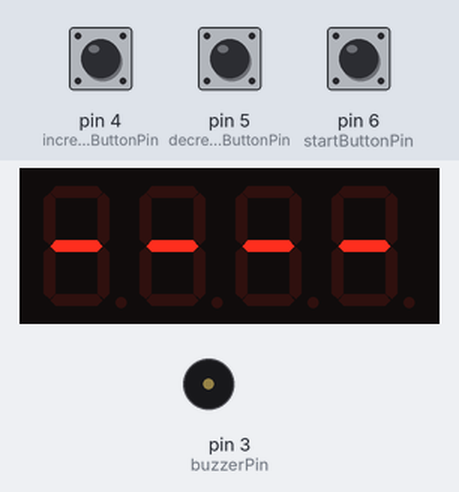
Bench run of a sketch on a simulated Arduino Uno, built with avr-gcc and run on an emulated ATmega328P. Parts: 4-digit seven-segment display, buzzer (waves = sounding, pin HIGH). Inputs (shaded band) come from the test bench; at power-on: pin 4 (incrementButtonPin) HIGH, pin 6 (startButtonPin) HIGH, pin 5 (decrementButtonPin) HIGH.

Above: at 1.2 s.
1.3 s: pin 4 (incrementButtonPin) pulled LOW for 0.15 s
At 2.7 s:
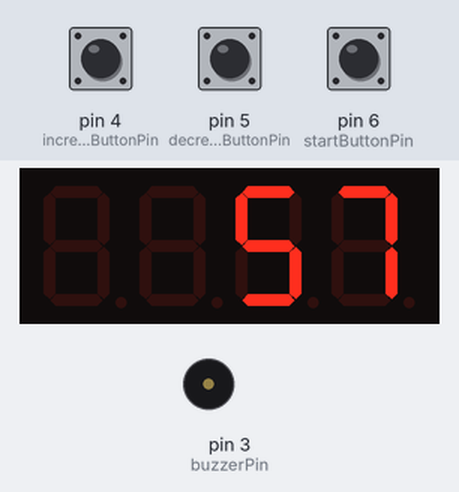
4.4 s: pin 6 (startButtonPin) pulled LOW for 1 s
At 5.3 s:
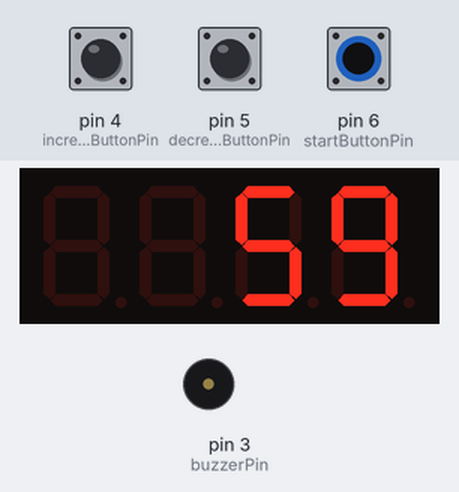
6.9 s: pin 4 (incrementButtonPin) pulled LOW for 1 s
At 8.4 s:
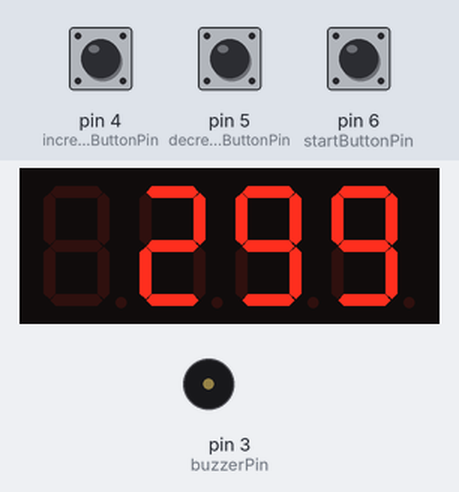
9.4 s: pin 6 (startButtonPin) pulled LOW for 0.15 s
At 11.7 s:
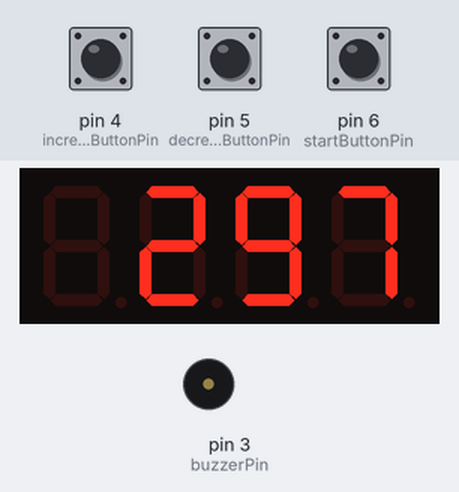
12.4 s: pin 5 (decrementButtonPin) pulled LOW for 0.15 s
At 13.3 s:
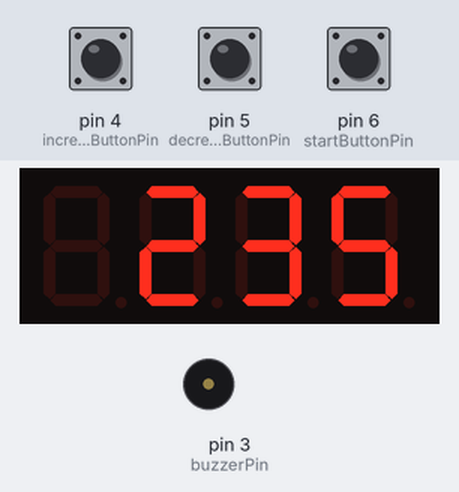
14.3 s: pin 5 (decrementButtonPin) pulled LOW for 1 s
At 16.7 s:
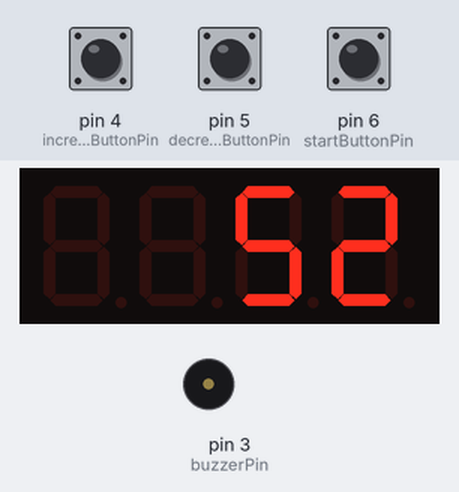
Timing chart, 0 to 17.8 s (numbered marks = the images above; inputs shaded):
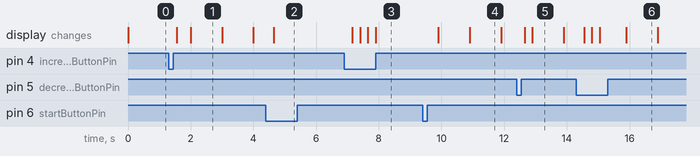

The sketch:

Timer_GPT_pause_formatting.ino
```cpp
#include <SevSeg.h>

SevSeg sevseg; // Create an instance of the SevSeg library

const int buttonPin = 2;
const int buzzerPin = 3;

const int incrementButtonPin = 4;
const int decrementButtonPin = 5;
const int startButtonPin = 6;

const int buzzerDuration = 500; // 5 seconds

unsigned long timerDuration = 0000; // Default timer duration is 1 minute
unsigned long timerStartTime;
bool timerActive = false;


void setup() {
  byte numDigits = 4; // Number of digits in the display
  byte digitPins[] = {A0, A1, A2, A3}; // Digit pins
  byte segmentPins[] = {7, 8, 9, 10, 11, 12, 13}; // Segment pins

  sevseg.begin(COMMON_CATHODE, numDigits, digitPins, segmentPins);

  pinMode(buttonPin, INPUT_PULLUP);
  pinMode(buzzerPin, OUTPUT);
  pinMode(incrementButtonPin, INPUT_PULLUP);
  pinMode(decrementButtonPin, INPUT_PULLUP);
  pinMode(startButtonPin, INPUT_PULLUP);
}

bool timerPaused = false; // New variable to track the timer pause state

void loop() {
  // Check if the increment button is pressed
  if (digitalRead(incrementButtonPin) == LOW) {
    timerDuration += 60000; // Increment timer duration by 1 minute
    delay(250); // Delay to avoid button bounce
  }

  // Check if the decrement button is pressed
  if (digitalRead(decrementButtonPin) == LOW) {
    if (timerDuration >= 60000) {
      timerDuration -= 60000; // Decrement timer duration by 1 minute
    }
    delay(250); // Delay to avoid button bounce
  }

  // Check if the start button is pressed
  if (digitalRead(startButtonPin) == LOW) {
    if (timerActive) {
      // If timer is active, toggle pause state
      timerPaused = !timerPaused;
      if (timerPaused) {
        // If the timer is paused, store the remaining time
        timerDuration -= (millis() - timerStartTime);
      } else {
        // If the timer is resumed, set the start time to the current time
        timerStartTime = millis();
      }
    } else {
      // If timer is not active, start the timer
      timerActive = true;
      timerStartTime = millis(); // Store the start time of the timer
    }
    delay(250); // Delay to avoid button bounce
  }

  // Check if the timer is active and not paused
  if (timerActive && !timerPaused) {
    unsigned long currentTime = millis();
    unsigned long elapsedTime = currentTime - timerStartTime;

    // Check if the timer has finished
    if (elapsedTime >= timerDuration) {
      digitalWrite(buzzerPin, HIGH); // Activate the buzzer
      delay(buzzerDuration); // Sound the buzzer for the specified duration
      digitalWrite(buzzerPin, LOW); // Turn off the buzzer
      delay(buzzerDuration); // Sound the buzzer for the specified duration
      digitalWrite(buzzerPin, HIGH); // Activate the buzzer
      delay(buzzerDuration); // Sound the buzzer for the specified duration
      digitalWrite(buzzerPin, LOW); // Turn off the buzzer
      delay(buzzerDuration); // Sound the buzzer for the specified duration
      digitalWrite(buzzerPin, HIGH); // Activate the buzzer
      delay(buzzerDuration); // Sound the buzzer for the specified duration
      digitalWrite(buzzerPin, LOW); // Turn off the buzzer
      delay(buzzerDuration); // Sound the buzzer for the specified duration
      digitalWrite(buzzerPin, HIGH); // Activate the buzzer
      delay(buzzerDuration); // Sound the buzzer for the specified duration
      digitalWrite(buzzerPin, LOW); // Turn off the buzzer
      delay(buzzerDuration); // Sound the buzzer for the specified duration
      digitalWrite(buzzerPin, HIGH); // Activate the buzzer
      delay(buzzerDuration); // Sound the buzzer for the specified duration
      digitalWrite(buzzerPin, LOW); // Turn off the buzzer

      timerActive = false; // Timer is no longer active
    }
  }

  // Display timer duration on the 7-segment display
  int secondsRemaining;
  if (timerPaused) {
    secondsRemaining = timerDuration / 1000; // Show remaining time when paused
  } else {
    secondsRemaining = (timerDuration - (millis() - timerStartTime)) / 1000;
  }
  sevseg.setNumber(secondsRemaining, -1); // Set the number to display
  sevseg.refreshDisplay(); // Refresh the display
}
```

Measured:
- after the input at 1.3 s, the display: first changes after 0.25 s (image 1 shows a later state)
- after the input at 6.9 s, the display: first changes after 0.25 s (image 3 shows a later state)
- after the input at 9.4 s, the display: first changes after 0.50 s (image 4 shows a later state)
- what the display in image 1 shows lasts 1.0 s, from 2.0 s to 3.0 s
